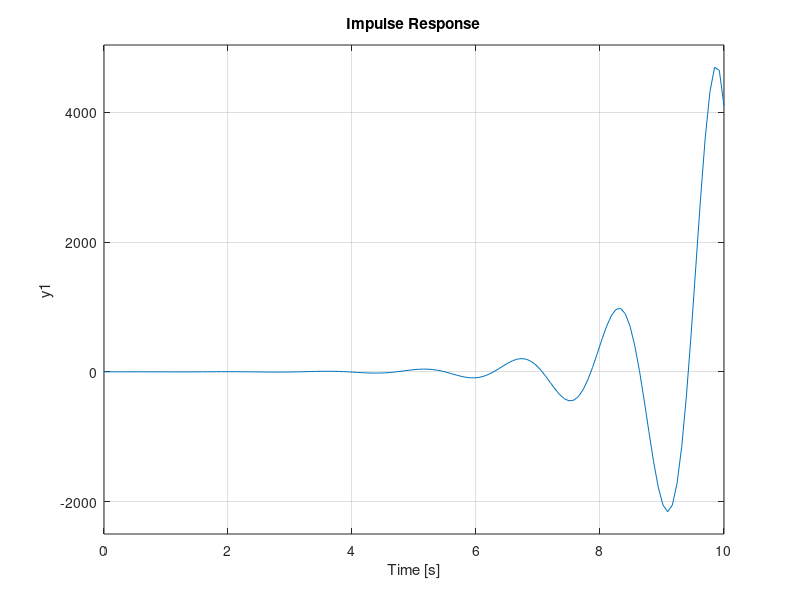

Here is the MATLAB script that generated this plot:
t = 0:0.2:10;
subplot(3,2,1);
G1=tf([1],[1 1]);
impulse(G1,10)
subplot(3,2,2);
G2=tf([1],[1 -1]);
impulse(G2,10)
subplot(3,2,3);
G3=tf([1],[1 0 -1]);
impulse(G3,10)
subplot(3,2,4);
G4=tf([1],[1 0 1]);
impulse(G4,10)
subplot(3,2,5);
G5=tf([1],[1 2 17]);
impulse(G5,10)
subplot(3,2,6);
G6=tf([1],[1 -2 17]);
impulse(G6,10)

